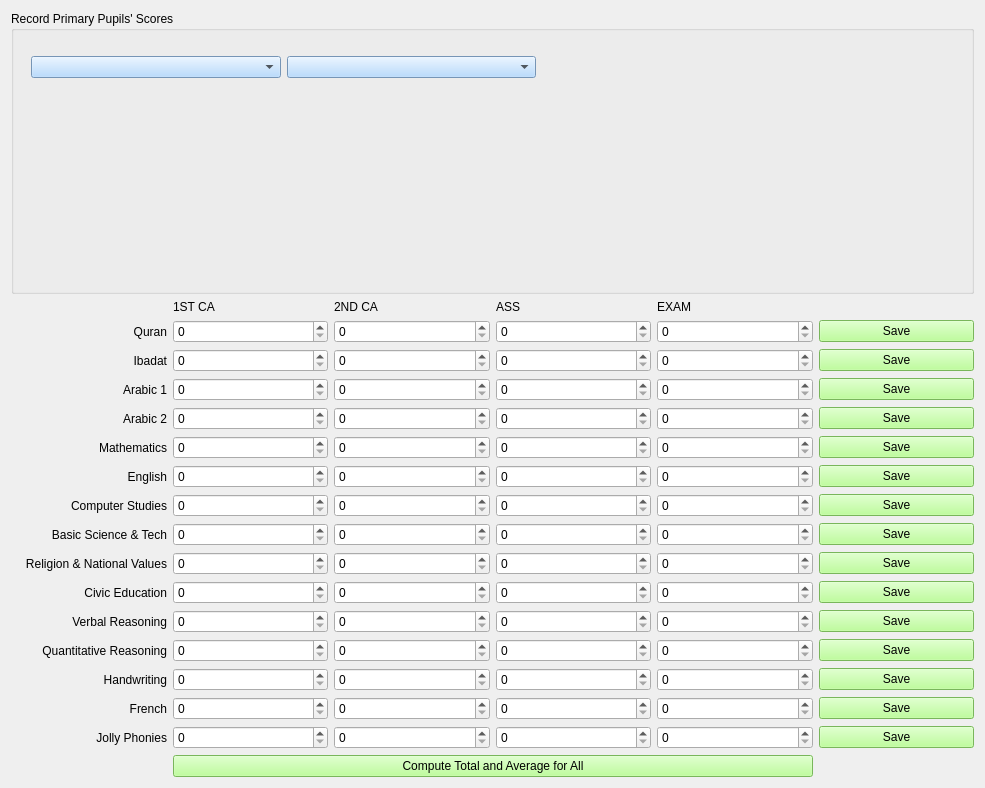
<?xml version="1.0" encoding="UTF-8"?>
<ui version="4.0">
 <class>PriScoreRecForm</class>
 <widget class="QWidget" name="PriScoreRecForm">
  <property name="geometry">
   <rect>
    <x>0</x>
    <y>0</y>
    <width>985</width>
    <height>788</height>
   </rect>
  </property>
  <property name="windowTitle">
   <string>Primary Scores (First Term)</string>
  </property>
  <property name="windowIcon">
   <iconset>
    <normaloff>score_icon.png</normaloff>score_icon.png</iconset>
  </property>
  <property name="styleSheet">
   <string notr="true">font: 12pt &quot;MS Shell Dlg 2&quot;;

QPushButton{
background-color: rgb(170, 255, 127);
}
</string>
  </property>
  <layout class="QHBoxLayout" name="horizontalLayout_2">
   <item>
    <layout class="QVBoxLayout" name="verticalLayout">
     <item>
      <widget class="QGroupBox" name="groupBox">
       <property name="styleSheet">
        <string notr="true">QComboBox{
background-color: rgb(165, 209, 255);
}</string>
       </property>
       <property name="title">
        <string>Record Primary Pupils' Scores</string>
       </property>
       <widget class="QWidget" name="layoutWidget">
        <property name="geometry">
         <rect>
          <x>20</x>
          <y>40</y>
          <width>761</width>
          <height>32</height>
         </rect>
        </property>
        <layout class="QHBoxLayout" name="horizontalLayout">
         <item>
          <widget class="QComboBox" name="class_comboBox"/>
         </item>
         <item>
          <widget class="QComboBox" name="stud_adm_no_comboBox"/>
         </item>
         <item>
          <widget class="QLabel" name="name_label">
           <property name="styleSheet">
            <string notr="true">QComboBox{
background-color: rgb(166, 180, 255);
}</string>
           </property>
           <property name="text">
            <string/>
           </property>
          </widget>
         </item>
        </layout>
       </widget>
      </widget>
     </item>
     <item>
      <layout class="QGridLayout" name="gridLayout">
       <item row="5" column="2">
        <widget class="QDoubleSpinBox" name="math_c2_spin">
         <property name="decimals">
          <number>0</number>
         </property>
        </widget>
       </item>
       <item row="1" column="2">
        <widget class="QDoubleSpinBox" name="qur_c2_spin">
         <property name="decimals">
          <number>0</number>
         </property>
        </widget>
       </item>
       <item row="4" column="4">
        <widget class="QDoubleSpinBox" name="arabic2_exam_spin">
         <property name="decimals">
          <number>0</number>
         </property>
        </widget>
       </item>
       <item row="5" column="4">
        <widget class="QDoubleSpinBox" name="math_exam_spin">
         <property name="decimals">
          <number>0</number>
         </property>
        </widget>
       </item>
       <item row="5" column="5">
        <widget class="QPushButton" name="math_score_btn">
         <property name="styleSheet">
          <string notr="true">background-color: rgb(170, 255, 127);</string>
         </property>
         <property name="text">
          <string>Save</string>
         </property>
        </widget>
       </item>
       <item row="0" column="2">
        <widget class="QLabel" name="label_5">
         <property name="text">
          <string>2ND CA</string>
         </property>
        </widget>
       </item>
       <item row="6" column="3">
        <widget class="QDoubleSpinBox" name="eng_ass_spin">
         <property name="decimals">
          <number>0</number>
         </property>
        </widget>
       </item>
       <item row="6" column="4">
        <widget class="QDoubleSpinBox" name="eng_exam_spin">
         <property name="decimals">
          <number>0</number>
         </property>
        </widget>
       </item>
       <item row="2" column="2">
        <widget class="QDoubleSpinBox" name="ibadat_c2_spin">
         <property name="decimals">
          <number>0</number>
         </property>
        </widget>
       </item>
       <item row="2" column="4">
        <widget class="QDoubleSpinBox" name="ibadat_exam_spin">
         <property name="decimals">
          <number>0</number>
         </property>
        </widget>
       </item>
       <item row="1" column="5">
        <widget class="QPushButton" name="qur_score_btn">
         <property name="styleSheet">
          <string notr="true">background-color: rgb(170, 255, 127);</string>
         </property>
         <property name="text">
          <string>Save</string>
         </property>
        </widget>
       </item>
       <item row="2" column="1">
        <widget class="QDoubleSpinBox" name="ibadat_c1_spin">
         <property name="decimals">
          <number>0</number>
         </property>
        </widget>
       </item>
       <item row="3" column="2">
        <widget class="QDoubleSpinBox" name="arabic1_c2_spin">
         <property name="decimals">
          <number>0</number>
         </property>
        </widget>
       </item>
       <item row="1" column="0">
        <widget class="QLabel" name="label">
         <property name="text">
          <string>Quran</string>
         </property>
         <property name="alignment">
          <set>Qt::AlignRight|Qt::AlignTrailing|Qt::AlignVCenter</set>
         </property>
        </widget>
       </item>
       <item row="4" column="2">
        <widget class="QDoubleSpinBox" name="arabic2_c2_spin">
         <property name="decimals">
          <number>0</number>
         </property>
        </widget>
       </item>
       <item row="5" column="1">
        <widget class="QDoubleSpinBox" name="math_c1_spin">
         <property name="decimals">
          <number>0</number>
         </property>
        </widget>
       </item>
       <item row="7" column="0">
        <widget class="QLabel" name="label_22">
         <property name="text">
          <string>Computer Studies</string>
         </property>
         <property name="alignment">
          <set>Qt::AlignRight|Qt::AlignTrailing|Qt::AlignVCenter</set>
         </property>
        </widget>
       </item>
       <item row="7" column="1">
        <widget class="QDoubleSpinBox" name="comp_c1_spin">
         <property name="decimals">
          <number>0</number>
         </property>
        </widget>
       </item>
       <item row="3" column="1">
        <widget class="QDoubleSpinBox" name="arabic1_c1_spin">
         <property name="decimals">
          <number>0</number>
         </property>
        </widget>
       </item>
       <item row="5" column="3">
        <widget class="QDoubleSpinBox" name="math_ass_spin">
         <property name="decimals">
          <number>0</number>
         </property>
        </widget>
       </item>
       <item row="4" column="3">
        <widget class="QDoubleSpinBox" name="arabic2_ass_spin">
         <property name="decimals">
          <number>0</number>
         </property>
        </widget>
       </item>
       <item row="6" column="1">
        <widget class="QDoubleSpinBox" name="eng_c1_spin">
         <property name="decimals">
          <number>0</number>
         </property>
        </widget>
       </item>
       <item row="6" column="5">
        <widget class="QPushButton" name="eng_score_btn">
         <property name="styleSheet">
          <string notr="true">background-color: rgb(170, 255, 127);</string>
         </property>
         <property name="text">
          <string>Save</string>
         </property>
        </widget>
       </item>
       <item row="7" column="2">
        <widget class="QDoubleSpinBox" name="comp_c2_spin">
         <property name="decimals">
          <number>0</number>
         </property>
        </widget>
       </item>
       <item row="7" column="3">
        <widget class="QDoubleSpinBox" name="comp_ass_spin">
         <property name="decimals">
          <number>0</number>
         </property>
        </widget>
       </item>
       <item row="7" column="4">
        <widget class="QDoubleSpinBox" name="comp_exam_spin">
         <property name="decimals">
          <number>0</number>
         </property>
        </widget>
       </item>
       <item row="2" column="3">
        <widget class="QDoubleSpinBox" name="ibadat_ass_spin">
         <property name="decimals">
          <number>0</number>
         </property>
        </widget>
       </item>
       <item row="6" column="0">
        <widget class="QLabel" name="label_21">
         <property name="text">
          <string>English</string>
         </property>
         <property name="alignment">
          <set>Qt::AlignRight|Qt::AlignTrailing|Qt::AlignVCenter</set>
         </property>
        </widget>
       </item>
       <item row="1" column="4">
        <widget class="QDoubleSpinBox" name="qur_exam_spin">
         <property name="decimals">
          <number>0</number>
         </property>
        </widget>
       </item>
       <item row="4" column="0">
        <widget class="QLabel" name="label_8">
         <property name="text">
          <string>Arabic 2</string>
         </property>
         <property name="alignment">
          <set>Qt::AlignRight|Qt::AlignTrailing|Qt::AlignVCenter</set>
         </property>
        </widget>
       </item>
       <item row="6" column="2">
        <widget class="QDoubleSpinBox" name="eng_c2_spin">
         <property name="decimals">
          <number>0</number>
         </property>
        </widget>
       </item>
       <item row="5" column="0">
        <widget class="QLabel" name="label_20">
         <property name="text">
          <string>Mathematics</string>
         </property>
         <property name="alignment">
          <set>Qt::AlignRight|Qt::AlignTrailing|Qt::AlignVCenter</set>
         </property>
        </widget>
       </item>
       <item row="3" column="3">
        <widget class="QDoubleSpinBox" name="arabic1_ass_spin">
         <property name="decimals">
          <number>0</number>
         </property>
        </widget>
       </item>
       <item row="3" column="4">
        <widget class="QDoubleSpinBox" name="arabic1_exam_spin">
         <property name="decimals">
          <number>0</number>
         </property>
        </widget>
       </item>
       <item row="0" column="4">
        <widget class="QLabel" name="label_4">
         <property name="text">
          <string>EXAM</string>
         </property>
        </widget>
       </item>
       <item row="1" column="3">
        <widget class="QDoubleSpinBox" name="qur_ass_spin">
         <property name="decimals">
          <number>0</number>
         </property>
        </widget>
       </item>
       <item row="2" column="0">
        <widget class="QLabel" name="label_2">
         <property name="text">
          <string>Ibadat</string>
         </property>
         <property name="alignment">
          <set>Qt::AlignRight|Qt::AlignTrailing|Qt::AlignVCenter</set>
         </property>
        </widget>
       </item>
       <item row="2" column="5">
        <widget class="QPushButton" name="ibadat_score_btn">
         <property name="styleSheet">
          <string notr="true">background-color: rgb(170, 255, 127);</string>
         </property>
         <property name="text">
          <string>Save</string>
         </property>
        </widget>
       </item>
       <item row="3" column="0">
        <widget class="QLabel" name="label_3">
         <property name="text">
          <string>Arabic 1</string>
         </property>
         <property name="alignment">
          <set>Qt::AlignRight|Qt::AlignTrailing|Qt::AlignVCenter</set>
         </property>
        </widget>
       </item>
       <item row="0" column="3">
        <widget class="QLabel" name="label_7">
         <property name="text">
          <string>ASS</string>
         </property>
        </widget>
       </item>
       <item row="0" column="1">
        <widget class="QLabel" name="label_6">
         <property name="text">
          <string>1ST CA</string>
         </property>
        </widget>
       </item>
       <item row="3" column="5">
        <widget class="QPushButton" name="arabic1_score_btn">
         <property name="styleSheet">
          <string notr="true">background-color: rgb(170, 255, 127);</string>
         </property>
         <property name="text">
          <string>Save</string>
         </property>
        </widget>
       </item>
       <item row="4" column="1">
        <widget class="QDoubleSpinBox" name="arabic2_c1_spin">
         <property name="decimals">
          <number>0</number>
         </property>
        </widget>
       </item>
       <item row="4" column="5">
        <widget class="QPushButton" name="arabic2_score_btn">
         <property name="styleSheet">
          <string notr="true">background-color: rgb(170, 255, 127);</string>
         </property>
         <property name="text">
          <string>Save</string>
         </property>
        </widget>
       </item>
       <item row="1" column="1">
        <widget class="QDoubleSpinBox" name="qur_c1_spin">
         <property name="decimals">
          <number>0</number>
         </property>
        </widget>
       </item>
       <item row="11" column="0">
        <widget class="QLabel" name="label_17">
         <property name="text">
          <string>Verbal Reasoning</string>
         </property>
         <property name="alignment">
          <set>Qt::AlignRight|Qt::AlignTrailing|Qt::AlignVCenter</set>
         </property>
        </widget>
       </item>
       <item row="12" column="3">
        <widget class="QDoubleSpinBox" name="quant_ass_spin">
         <property name="decimals">
          <number>0</number>
         </property>
        </widget>
       </item>
       <item row="8" column="1">
        <widget class="QDoubleSpinBox" name="bas_sc_c1_spin">
         <property name="decimals">
          <number>0</number>
         </property>
        </widget>
       </item>
       <item row="9" column="5">
        <widget class="QPushButton" name="religion_score_btn">
         <property name="styleSheet">
          <string notr="true">background-color: rgb(170, 255, 127);</string>
         </property>
         <property name="text">
          <string>Save</string>
         </property>
        </widget>
       </item>
       <item row="10" column="4">
        <widget class="QDoubleSpinBox" name="civic_exam_spin">
         <property name="decimals">
          <number>0</number>
         </property>
        </widget>
       </item>
       <item row="8" column="4">
        <widget class="QDoubleSpinBox" name="bas_sc_exam_spin">
         <property name="decimals">
          <number>0</number>
         </property>
        </widget>
       </item>
       <item row="11" column="3">
        <widget class="QDoubleSpinBox" name="verbal_ass_spin">
         <property name="decimals">
          <number>0</number>
         </property>
        </widget>
       </item>
       <item row="10" column="1">
        <widget class="QDoubleSpinBox" name="civic_c1_spin">
         <property name="decimals">
          <number>0</number>
         </property>
        </widget>
       </item>
       <item row="8" column="3">
        <widget class="QDoubleSpinBox" name="bas_sc_ass_spin">
         <property name="decimals">
          <number>0</number>
         </property>
        </widget>
       </item>
       <item row="10" column="5">
        <widget class="QPushButton" name="civic_score_btn">
         <property name="styleSheet">
          <string notr="true">background-color: rgb(170, 255, 127);</string>
         </property>
         <property name="text">
          <string>Save</string>
         </property>
        </widget>
       </item>
       <item row="11" column="5">
        <widget class="QPushButton" name="verbal_score_btn">
         <property name="styleSheet">
          <string notr="true">background-color: rgb(170, 255, 127);</string>
         </property>
         <property name="text">
          <string>Save</string>
         </property>
        </widget>
       </item>
       <item row="12" column="0">
        <widget class="QLabel" name="label_18">
         <property name="text">
          <string>Quantitative Reasoning</string>
         </property>
         <property name="alignment">
          <set>Qt::AlignRight|Qt::AlignTrailing|Qt::AlignVCenter</set>
         </property>
        </widget>
       </item>
       <item row="7" column="5">
        <widget class="QPushButton" name="comp_score_btn">
         <property name="styleSheet">
          <string notr="true">background-color: rgb(170, 255, 127);</string>
         </property>
         <property name="text">
          <string>Save</string>
         </property>
        </widget>
       </item>
       <item row="12" column="2">
        <widget class="QDoubleSpinBox" name="quant_c2_spin">
         <property name="decimals">
          <number>0</number>
         </property>
        </widget>
       </item>
       <item row="13" column="0">
        <widget class="QLabel" name="label_28">
         <property name="text">
          <string>Handwriting</string>
         </property>
         <property name="alignment">
          <set>Qt::AlignRight|Qt::AlignTrailing|Qt::AlignVCenter</set>
         </property>
        </widget>
       </item>
       <item row="11" column="1">
        <widget class="QDoubleSpinBox" name="verbal_c1_spin">
         <property name="decimals">
          <number>0</number>
         </property>
        </widget>
       </item>
       <item row="13" column="1">
        <widget class="QDoubleSpinBox" name="handwriting_c1_spin">
         <property name="decimals">
          <number>0</number>
         </property>
        </widget>
       </item>
       <item row="13" column="3">
        <widget class="QDoubleSpinBox" name="handwriting_ass_spin">
         <property name="decimals">
          <number>0</number>
         </property>
        </widget>
       </item>
       <item row="8" column="5">
        <widget class="QPushButton" name="bas_sc_score_btn">
         <property name="styleSheet">
          <string notr="true">background-color: rgb(170, 255, 127);</string>
         </property>
         <property name="text">
          <string>Save</string>
         </property>
        </widget>
       </item>
       <item row="13" column="4">
        <widget class="QDoubleSpinBox" name="handwriting_exam_spin">
         <property name="decimals">
          <number>0</number>
         </property>
        </widget>
       </item>
       <item row="13" column="5">
        <widget class="QPushButton" name="handwriting_score_btn">
         <property name="styleSheet">
          <string notr="true">background-color: rgb(170, 255, 127);</string>
         </property>
         <property name="text">
          <string>Save</string>
         </property>
        </widget>
       </item>
       <item row="14" column="0">
        <widget class="QLabel" name="label_29">
         <property name="text">
          <string>French</string>
         </property>
         <property name="alignment">
          <set>Qt::AlignRight|Qt::AlignTrailing|Qt::AlignVCenter</set>
         </property>
        </widget>
       </item>
       <item row="14" column="2">
        <widget class="QDoubleSpinBox" name="french_c2_spin">
         <property name="decimals">
          <number>0</number>
         </property>
        </widget>
       </item>
       <item row="10" column="0">
        <widget class="QLabel" name="label_16">
         <property name="text">
          <string>Civic Education</string>
         </property>
         <property name="alignment">
          <set>Qt::AlignRight|Qt::AlignTrailing|Qt::AlignVCenter</set>
         </property>
        </widget>
       </item>
       <item row="14" column="3">
        <widget class="QDoubleSpinBox" name="french_ass_spin">
         <property name="decimals">
          <number>0</number>
         </property>
        </widget>
       </item>
       <item row="14" column="4">
        <widget class="QDoubleSpinBox" name="french_exam_spin">
         <property name="decimals">
          <number>0</number>
         </property>
        </widget>
       </item>
       <item row="14" column="5">
        <widget class="QPushButton" name="french_score_btn">
         <property name="styleSheet">
          <string notr="true">background-color: rgb(170, 255, 127);</string>
         </property>
         <property name="text">
          <string>Save</string>
         </property>
        </widget>
       </item>
       <item row="15" column="0">
        <widget class="QLabel" name="label_30">
         <property name="text">
          <string>Jolly Phonies</string>
         </property>
         <property name="alignment">
          <set>Qt::AlignRight|Qt::AlignTrailing|Qt::AlignVCenter</set>
         </property>
        </widget>
       </item>
       <item row="15" column="1">
        <widget class="QDoubleSpinBox" name="jolly_c1_spin">
         <property name="decimals">
          <number>0</number>
         </property>
        </widget>
       </item>
       <item row="15" column="2">
        <widget class="QDoubleSpinBox" name="jolly_c2_spin">
         <property name="decimals">
          <number>0</number>
         </property>
        </widget>
       </item>
       <item row="15" column="3">
        <widget class="QDoubleSpinBox" name="jolly_ass_spin">
         <property name="decimals">
          <number>0</number>
         </property>
        </widget>
       </item>
       <item row="11" column="4">
        <widget class="QDoubleSpinBox" name="verbal_exam_spin">
         <property name="decimals">
          <number>0</number>
         </property>
        </widget>
       </item>
       <item row="9" column="2">
        <widget class="QDoubleSpinBox" name="religion_c2_spin">
         <property name="decimals">
          <number>0</number>
         </property>
        </widget>
       </item>
       <item row="9" column="3">
        <widget class="QDoubleSpinBox" name="religion_ass_spin">
         <property name="decimals">
          <number>0</number>
         </property>
        </widget>
       </item>
       <item row="15" column="4">
        <widget class="QDoubleSpinBox" name="jolly_exam_spin">
         <property name="decimals">
          <number>0</number>
         </property>
        </widget>
       </item>
       <item row="12" column="5">
        <widget class="QPushButton" name="quant_score_btn">
         <property name="styleSheet">
          <string notr="true">background-color: rgb(170, 255, 127);</string>
         </property>
         <property name="text">
          <string>Save</string>
         </property>
        </widget>
       </item>
       <item row="9" column="1">
        <widget class="QDoubleSpinBox" name="religion_c1_spin">
         <property name="decimals">
          <number>0</number>
         </property>
        </widget>
       </item>
       <item row="12" column="4">
        <widget class="QDoubleSpinBox" name="quant_exam_spin">
         <property name="decimals">
          <number>0</number>
         </property>
        </widget>
       </item>
       <item row="13" column="2">
        <widget class="QDoubleSpinBox" name="handwriting_c2_spin">
         <property name="decimals">
          <number>0</number>
         </property>
        </widget>
       </item>
       <item row="14" column="1">
        <widget class="QDoubleSpinBox" name="french_c1_spin">
         <property name="decimals">
          <number>0</number>
         </property>
        </widget>
       </item>
       <item row="15" column="5">
        <widget class="QPushButton" name="jolly_score_btn">
         <property name="styleSheet">
          <string notr="true">background-color: rgb(170, 255, 127);</string>
         </property>
         <property name="text">
          <string>Save</string>
         </property>
        </widget>
       </item>
       <item row="16" column="1" colspan="4">
        <widget class="QPushButton" name="tot_avg_btn">
         <property name="styleSheet">
          <string notr="true">background-color: rgb(170, 255, 127);
</string>
         </property>
         <property name="text">
          <string>Compute Total and Average for All</string>
         </property>
        </widget>
       </item>
       <item row="8" column="2">
        <widget class="QDoubleSpinBox" name="bas_sc_c2_spin">
         <property name="decimals">
          <number>0</number>
         </property>
        </widget>
       </item>
       <item row="9" column="0">
        <widget class="QLabel" name="label_23">
         <property name="text">
          <string>Religion &amp; National Values</string>
         </property>
         <property name="alignment">
          <set>Qt::AlignRight|Qt::AlignTrailing|Qt::AlignVCenter</set>
         </property>
        </widget>
       </item>
       <item row="10" column="3">
        <widget class="QDoubleSpinBox" name="civic_ass_spin">
         <property name="decimals">
          <number>0</number>
         </property>
        </widget>
       </item>
       <item row="10" column="2">
        <widget class="QDoubleSpinBox" name="civic_c2_spin">
         <property name="decimals">
          <number>0</number>
         </property>
        </widget>
       </item>
       <item row="8" column="0">
        <widget class="QLabel" name="label_19">
         <property name="text">
          <string>Basic Science &amp; Tech</string>
         </property>
         <property name="alignment">
          <set>Qt::AlignRight|Qt::AlignTrailing|Qt::AlignVCenter</set>
         </property>
        </widget>
       </item>
       <item row="11" column="2">
        <widget class="QDoubleSpinBox" name="verbal_c2_spin">
         <property name="decimals">
          <number>0</number>
         </property>
        </widget>
       </item>
       <item row="12" column="1">
        <widget class="QDoubleSpinBox" name="quant_c1_spin">
         <property name="decimals">
          <number>0</number>
         </property>
        </widget>
       </item>
       <item row="9" column="4">
        <widget class="QDoubleSpinBox" name="religion_exam_spin">
         <property name="decimals">
          <number>0</number>
         </property>
        </widget>
       </item>
      </layout>
     </item>
    </layout>
   </item>
  </layout>
 </widget>
 <resources/>
 <connections/>
</ui>
